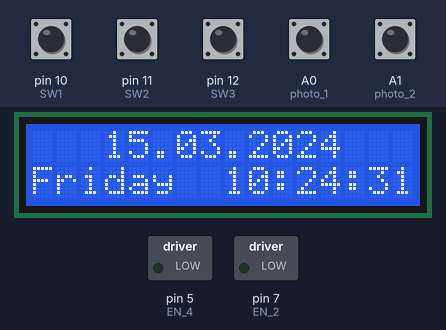
Simulated run of this sketch. Board: Arduino Uno, built with avr-gcc and run on an emulated ATmega328P. Shown: 16×2 character LCD, switched loads named in the sketch (green lamp = pin HIGH). The inputs (shaded band) are chosen by the test bench; at power-on: A0 (photo_1), A1 (photo_2), pin 10 (SW1), pin 11 (SW2), pin 12 (SW3) HIGH. The local clock reads 2024-03-15 10:24:30 at power-on unless the sketch sets it; pins used as bus, display or sensor lines are not drawn; what the sketch prints to the serial monitor is not drawn.

Above: at 1.2 s.
1.3 s: pin 10 (SW1) pulled LOW for 3.2 s
At 5.6 s:
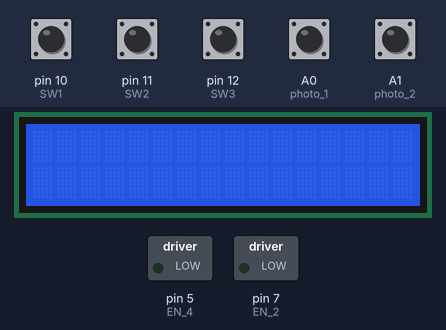
6.0 s: pin 10 (SW1) pulled LOW for 0.15 s
At 7.8 s:
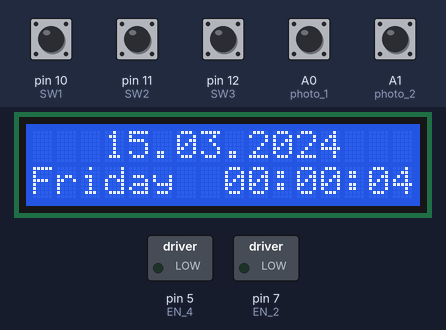
8.5 s: pin 10 (SW1) pulsed LOW 2 times (0.12 s each, 0.3 s apart)
At 10.5 s:
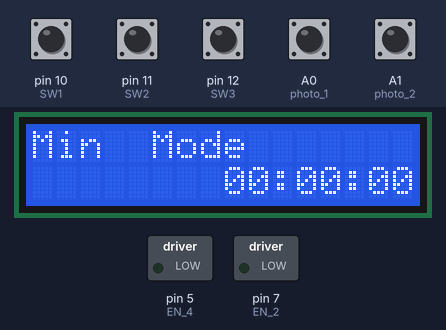
10.8 s: pin 11 (SW2) pulled LOW for 1 s
At 11.26 s:
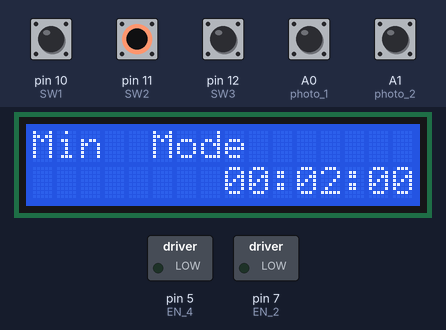
13.3 s: pin 12 (SW3) pulled LOW for 0.15 s
At 14.3 s:
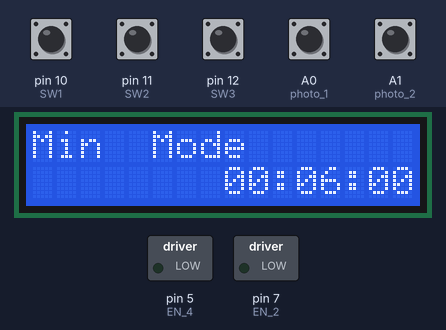
15.1 s: pin 10 (SW1) pulled LOW for 1 s
At 15.44 s:
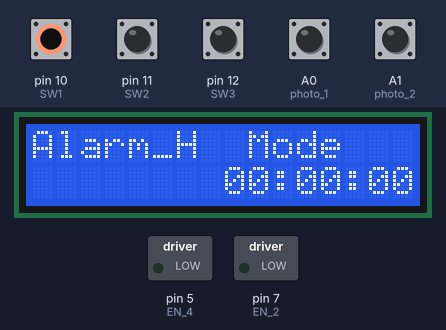
Timing chart, 0 to 18.1 s (numbered marks = the images above; inputs shaded):
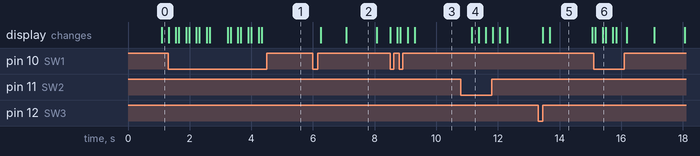

The sketch:

5.29_last.ino
```cpp
#include <DS1302.h>          // DS1302 RTC 시계모듈 라이브러리
#include <Wire.h>           // wire 라이브러리 (lcd통신)
#include <LiquidCrystal_I2C.h>  // LCD 라이브러리
#include <TimerOne.h>

DS1302 rtc(2,3,4); //rtc 객체(연결된 핀정보 RST, IO, SCL)

//0x3f I2C주소를 가지고 있는 16x2 lcd객체 생성 (i2c 주소는 lcd에 맞게 수정)
LiquidCrystal_I2C lcd(0x27,16,2);


int photo_1 = A0;
int photo_2 = A1;
//모터 핀 지정
int EN_1 = 8;
int EN_2 = 7;
int EN_3 = 6;
int EN_4 = 5;
//스위치 핀 지정
int SW1 = 10;
int SW2 = 11;
int SW3 = 12;
int SW4 = 13;
int Hour,Min,Sec;
int ModeCount=0;
int M_SW, U_SW, D_SW;

int alarm_h1,alarm_h2,alarm_m1,alarm_m2,alarm_s1,alarm_s2;
int alarm_h;
int alarm_m;
int alarm_s;

String CurrentTime;
Time t;
int Hour_1,Min_2,Sec_3;

int state=0;         //동작 상태 변수 0:평시,1:작동
int state_motor_1=0; //모터 1 상태
int state_motor_2=0; //모터 2 상태
int state_photo_1=0; //포토 인터럽터 1 상태
int state_photo_2=0; //포토 인터럽터 2 상태

volatile bool LCD_Done =0;

void setup()
{
  Serial.begin(9600); //시리얼 통신 시작
  Timer1.initialize(1000000);
  Timer1.attachInterrupt(LCD);


  //포토인터럽터
  pinMode(photo_1,INPUT);
  pinMode(photo_2,INPUT);

  //모터
  pinMode(EN_1, OUTPUT);       // Motor A 방향설정1
  pinMode(EN_2, OUTPUT);       // Motor A 방향설정2
  pinMode(EN_3, OUTPUT);       // Motor B 방향설정1
  pinMode(EN_4, OUTPUT);       // Motor B 방향설정2

  //rtc모듈
  rtc.halt(false);
  rtc.writeProtect(false);

  //lcd 시작
  lcd.begin();         //i2c lcd 초기화
  lcd.backlight();    //백라이트 on

  //* 시간설정 * 한번만업로드하고 주석처리후 재업로드
  //rtc.setDOW(FRIDAY); //요일설정
  //rtc.setTime(16,39,30); //시간설정 시,분,초
  //rtc.setDate(29,05,2020); //날짜설정 일 월 년

}

void loop()
{
  //시간이 되면 state_motor, state_photo를 1로 전환
  if(state == 1) //추후변경
  {
    state_motor_1 = 1;
    state_motor_2 = 1;
    state_photo_1 = 1;
    state_photo_2 = 1;
  }

  //state_motor_1 = 1일때
  if(state_motor_1 == 1)
  {
    digitalWrite(EN_1,HIGH);
    digitalWrite(EN_2,LOW);

    if(digitalRead(photo_1) == 0)
    {
      state_photo_1 = 0;
    }
    //state_motor_1 = 으로 전환
    state_motor_1 = state_photo_1;
  }


  //state_motor_1 = 0일때
  if(state_motor_1 == 0)
  {
    digitalWrite(EN_1,LOW);
    digitalWrite(EN_2,LOW);
  }

  //state_motor_2 = 1일때
  if(state_motor_2 == 1)
  {
    digitalWrite(EN_3,HIGH);
    digitalWrite(EN_4,LOW);

    if(digitalRead(photo_2) == 0)
    {
      state_photo_2 = 0;
    }
    //state_motor_2 =0 으로 전환
    state_motor_2 = state_photo_2;
  }

  //state_motor_2 = 0일때
  if(state_motor_2 == 0)
  {
    digitalWrite(EN_3,LOW);
    digitalWrite(EN_4,LOW);
  }

  if(state_motor_1==0 && state_motor_2==0) state=0;

  if(LCD_Done==1 && ModeCount==0)
  {
   LCD_Done = 0;
   lcd.clear();
   data();
   printTime();
  }
  if(ModeCount==1)
  {
  lcd.setCursor(0,0);
  lcd.print("Hour Mode");
   printTime();
   LCD2();
   delay(100);
  }
  if(ModeCount==2)
  {
   lcd.setCursor(0,0);
   lcd.print("Min  Mode");
   printTime();
   LCD3();
   delay(100);
  }
  if(ModeCount==3)
  {
   lcd.setCursor(0,0);
   lcd.print("Alarm_H  Mode");
   alarm();
   LCD4();
   delay(100);
  }
   if(ModeCount==4)
  {
   lcd.setCursor(0,0);
   lcd.print("Alarm_M  Mode");
   alarm();
   LCD5();
   delay(100);
  }
  Mode();
  compare();
  t=rtc.getTime();
  Hour_1=t.hour;
  Min_2=t.min;
  Sec_3=t.sec;


   alarm_h=10*alarm_h1+alarm_h2;
   alarm_m=10*alarm_m1+alarm_m2;
   alarm_s=10*alarm_s1+alarm_s2;


      //디버그용
      /*Serial.print(rtc.getDOWStr()); // 요일 시리얼 모니터에 출력
      Serial.print(" ");
      Serial.print(rtc.getDateStr());
      Serial.print(" "); // 날짜를 시리얼 모니터에 출력
      Serial.println(rtc.getTimeStr()); // 시간을 시리얼 모니터에 출력

      Serial.print("state_photo_1 : "); Serial.println(state_photo_1);
      Serial.print("state_photo_2 : "); Serial.println(state_photo_2);
      Serial.print("state_motor_1 : "); Serial.println(state_motor_1);
      Serial.print("state_motor_2 : "); Serial.println(state_motor_2);*/
      /*Serial.print("SW1 : ");
      Serial.println(digitalRead(SW1));
      Serial.print("SW2 : ");
      Serial.println(digitalRead(SW2));
      Serial.print("SW3 : ");
      Serial.println(digitalRead(SW3));
      Serial.print("MOdeCount : ");
      Serial.println(ModeCount);*/

      Serial.print("Hour : ");
      Serial.println(Hour_1);
      Serial.print("Min : ");
      Serial.println(Min_2);
      Serial.print("state : ");
      Serial.println(state);
      Serial.print("Alarm_h : ");
      Serial.println(alarm_h);
      Serial.print("Alarm_m");
      Serial.println(alarm_m);


}
/*
      Serial.println(digitalRead(photo_1));
      Serial.println(digitalRead(photo_2));
      Serial.print("\n");

      Serial.print(rtc.getDOWStr()); // 요일 시리얼 모니터에 출력
      Serial.print(" ");
      Serial.print(rtc.getDateStr());
      Serial.print(" "); // 날짜를 시리얼 모니터에 출력
      Serial.println(rtc.getTimeStr()); // 시간을 시리얼 모니터에 출력

      lcd.clear();
      data();
      printTime();
      delay(1000);
*/

void data()
{
  lcd.setCursor(0,1); //커서 위치
  lcd.print(rtc.getDOWStr()); //lcd에 요일 출력
  lcd.setCursor(3,0);
  lcd.print(rtc.getDateStr()); //lcd에 날짜 출력
}

void printTime()
{
  lcd.setCursor(8,1);
  lcd.print(rtc.getTimeStr());
}
void LCD()
{
  LCD_Done=1;
}


void Mode(){ //모드 설정 함수
  M_SW=digitalRead(SW1);
  if(M_SW==0){
    ModeCount++;
    lcd.clear();
    delay(100);
  }
  if(ModeCount==1){
    LCD2();
    delay(100);
  }
  else if(ModeCount==2){
    LCD3();
    delay(100);
  }
    else if(ModeCount==3){
      LCD4();
    delay(100);
  }
    else if(ModeCount==4){
      LCD5();
    delay(100);
  }
  else if(ModeCount==5){
    delay(100);
  }
  if(ModeCount==6){
    ModeCount=0;
  }

}
 void LCD2()
{
  //rtc.halt(true);

  U_SW=digitalRead(SW2);
  D_SW=digitalRead(SW3);
    if(U_SW==0 && D_SW==1){
      //lcd.clear();
      Hour++;
      if(Hour>23){Hour=0;}
    }
    else if(D_SW==0 && U_SW==1){
      //lcd.clear();
      Hour--;
      if(Hour<0){Hour=23;}
    }
    rtc.setTime(Hour,Min,Sec);
}
 void LCD3()
{
  //rtc.halt(true);

  U_SW=digitalRead(SW2);
  D_SW=digitalRead(SW3);
    if(U_SW==0 && D_SW==1){
      //lcd.clear();
      Min++;
      if(Min>59){Min=0;}
    }
    else if(D_SW==0 && U_SW==1){
      //lcd.clear();
      Min--;
      if(Min<0){Min=59;}
    }
    rtc.setTime(Hour,Min,Sec);
}

void LCD4()
{
  U_SW=digitalRead(SW2);
  D_SW=digitalRead(SW3);
    if(U_SW==0 && D_SW==1){
      //lcd.clear();
      alarm_h2++;
      if(alarm_h2==10){alarm_h1++,alarm_h2=0;}
      if(alarm_h1==2 && alarm_h2==4){alarm_h1=0,alarm_h2=0;}
    }
     else if(D_SW==0 && U_SW==1){
      //lcd.clear();
      alarm_h2--;
      if(alarm_h1==0)
      {
        if(alarm_h2<0)
        {
          alarm_h1=2;
          alarm_h2=3;
        }
      }
      else
      {
        if(alarm_h2<0)
        {
          alarm_h1--;
          alarm_h2=9;
        }
      }
    }

}
void LCD5()
{

  U_SW=digitalRead(SW2);
  D_SW=digitalRead(SW3);
    if(U_SW==0 && D_SW==1){
      //lcd.clear();
      alarm_m2++;
      if(alarm_m2==10){alarm_m1++,alarm_m2=0;}
      if(alarm_m1>5){alarm_m1=0,alarm_m2=0;}
    }
     else if(D_SW==0 && U_SW==1){
      //lcd.clear();
      alarm_m2--;
     if(alarm_m1==0)
      {
        if(alarm_m2<0)
        {
          alarm_m1=5;
          alarm_m2=9;
        }
      }
      else
      {
        if(alarm_m2<0)
        {
          alarm_m1--;
          alarm_m2=9;
        }
      }
    }
}
void alarm()
{
  lcd.setCursor(8,1);
  lcd.print(alarm_h1);
  lcd.setCursor(9,1);
  lcd.print(alarm_h2);
  lcd.setCursor(10,1);
  lcd.print(":");
  lcd.setCursor(11,1);
  lcd.print(alarm_m1);
  lcd.setCursor(12,1);
  lcd.print(alarm_m2);
  lcd.setCursor(13,1);
  lcd.print(":");
  lcd.setCursor(14,1);
  lcd.print(alarm_s1);
  lcd.setCursor(15,1);
  lcd.print(alarm_s2);
}
void compare()
{
  if(Hour_1==alarm_h && Min_2==alarm_m)
  {
    state=1;
  }
}
```

Measured:
- after the input at 1.3 s, the display: changes at once (image 1)
- after the input at 6.0 s, the display: first changes after 0.25 s (image 2 shows a later state)
- after the input at 8.5 s, the display: first changes at once (image 3 shows a later state)
- after the input at 10.8 s, the display: changes after 0.35 s (image 4)
- after the input at 13.3 s, the display: first changes after 0.15 s (image 5 shows a later state)
- after the input at 15.1 s, the display: first changes after 0.06 s (image 6 shows a later state)
- what the display in image 2 shows lasts 1.0 s, from 7.1 s to 8.1 s
